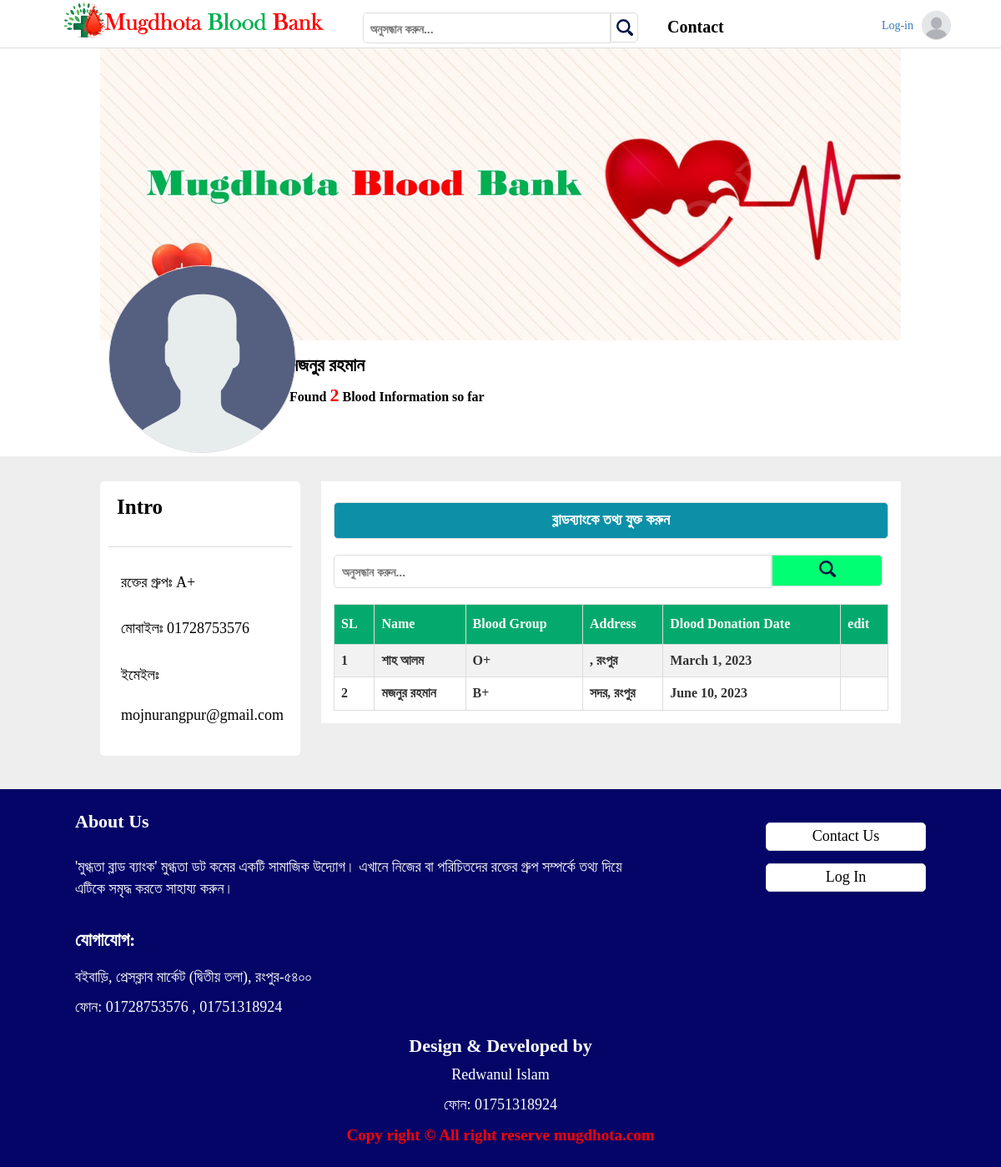
Screenshot of /profile/mojnurrahman/ with the database file from the repository.
### base/models.py (models this page shows, shortened)
class User(AbstractUser):
    username = models.CharField(max_length=200, null=True, blank=False)
    name = models.CharField(max_length=200, null=True)
    email = models.EmailField(unique=True, blank=False)
    bio = models.TextField(blank=True, null=True)
    phone_regex = RegexValidator(regex=r'^\+?1?\d{11}$', message="Phone number must be entered in the format: '01234567899'. Up to 11 digits allowed.")
    phone = models.CharField(validators=[phone_regex], max_length=11, blank=False)
    bloodgroups = models.ForeignKey(Blood, on_delete=models.SET_NULL, blank=True, null=True)
    joined = models.DateTimeField(auto_now_add=True)
    avatar = models.ImageField(upload_to='profile_images', null=True, default="avatar.svg")
    USERNAME_FIELD = 'email'
    REQUIRED_FIELDS = []

class Blood(models.Model):
    name = models.CharField(max_length=100, blank=True, null=True)
    image = models.ImageField(upload_to='bloods_imgs', null=True)
    def __str__(self):
        return self.name

class Donner(models.Model):
    id = models.UUIDField(primary_key=True, default=uuid.uuid4, unique=True, editable=False)
    author = models.ForeignKey(User, on_delete=models.SET_NULL, null=True, blank=True)
    name = models.CharField(max_length=100, blank=False)
    bloodgroups = models.ForeignKey(Blood, on_delete=models.SET_NULL, blank=False, null=True)
    division = models.ForeignKey(Division, on_delete=models.SET_NULL, blank=False, null=True)
    location = models.ForeignKey(Location, on_delete=models.SET_NULL, blank=False, null=True)
    city = models.CharField(max_length=50, blank=True, default='')
    donation_date = models.DateField(null=True, blank=True)
    phone_regex = RegexValidator(regex=r'^\+?1?\d{11}$', message="Phone number must be entered in the format: '01234567899'. Up to 11 digits allowed.")
    phone = models.CharField(validators=[phone_regex], max_length=11, blank=False, unique=True)
    updated = models.DateTimeField(auto_now=True)
    status_choice = (
        ('রক্তদাতার তথ্য Mugdhota Blood Bank কর্তৃক যাচাইকৃত', 'রক্তদাতার তথ্য Mugdhota Blood Bank কর্তৃক যাচাইকৃত'),
        ('যাচাইকৃত নয়', 'যাচাইকৃত নয়'),
    )
    status = models.CharField(max_length=100, choices=status_choice, default = 'যাচাইকৃত নয়', blank=True)

class Location(models.Model):
    name = models.CharField(max_length=100, blank=True)
    division = models.ForeignKey(Division, on_delete=models.SET_NULL, null=True)
    def __str__(self):
        return self.name

### base/views.py (the view)
# urls.py: path('profile/<str:username>/', views.Profile, name="profile"),
def Profile(request, username):
    q = request.GET.get('q') if request.GET.get('q') != None else ''
    try:
        user_object = User.objects.get(username=username)
        upost = user_object.donner_set.all()
        userpost = user_object.donner_set.filter(
            Q(name__icontains=q) |
            Q(phone__icontains=q)
        )
        countpost = upost.count()
    except User.DoesNotExist:
        return HttpResponse("Something went wrong.")
    context = {'user_object':user_object, 'userpost':userpost, 'countpost':countpost}
    return render(request, "profile.html", context)

### templates/profile.html (shortened to what this page needs)
{% extends 'main.html' %}
{% load static %}
{% block content %}
	<div class="container_full" style="background-color:#fff;padding-top:4%">
		<div class="container profile_bg">
			<div id="Section" class="col-lg-12 col-md-12 col-xs-12 no_pad">
				<div class="cover_img" style="width: 100%;">
					<img style="max-height:400px" src="{% static 'img/blood-bank-cover-img.jpg' %}" alt="Cover Photo" />
				</div>
				<div class="user_info">
					<div class="user_profile_pic">
						<img src="{{ user_object.avatar.url }}" alt="" />
					</div>
					<div class="user_profile_info">
						<div class="pro_page_user_name">
							<h2>{{user_object.name}}</h2>
						</div>
						<div style="width:99%;display:inline-block">
							<h2 class="cnt_info" style="font-size:16px;margin:0"> Found <span style="color:red;font-size:22px">{{ countpost }}</span> Blood Information so far </h2>
						</div>
					</div>
				</div>
			</div>
		</div>
	</div>
	<div class="container_full container_ddd_bg" style="padding-top: 30px;padding-bottom: 40px;">
		<div class="container profile_bg">
			<div id="Section" class="col-lg-12 col-md-12 col-xs-12 no_pad">
				<div id="profile_page_left">
					<div class="pro_bio_sections">
						<h2>Intro</h2>
						<div class="profile_bio">
							<div class="col-lg-12 col-md-12 col-xs-12" style="border-bottom: 1px solid #ddd; margin-bottom: 20px">
								<p style="padding:10px 0;text-align:center">{{user_object.bio}}</p>
							</div>
							<div class="col-lg-12 col-md-12 col-xs-12">
								<p style="padding: 10px 0; font-size: 18px;" for="about">রক্তের গ্রুপঃ {{user_object.bloodgroups}}</p>
							</div>
							<div class="col-lg-12 col-md-12 col-xs-12">
								<p style="padding: 10px 0; font-size: 18px;" for="about">মোবাইলঃ {{user_object.phone}}</p>
							</div>
							<div class="col-lg-12 col-md-12 col-xs-12">
								<p style="padding: 10px 0; font-size: 18px;" for="about">ইমেইলঃ</p>
								<p style="padding: 2px 0; font-size: 18px;">{{user_object.email}}</p>
							</div>
						</div>
						<div class="edit_bio_button">
						</div>
					</div>
				</div>
				<div id="profile_page_middle">
					<div class="profile_user_cnt">
						<div class="user_post">
							<div class="single_post">
							    <div class="blood_upload info_not_find" style="margin-top:10px">
        							<a style="width:100%;margin:0 0 19px 0 !important" href="{% url 'blood-info-add' %}">ব্লাডব্যাংকে তথ্য যুক্ত করুন</a>
        						</div>
								<form class="uup_search" method="GET" action="" style="display: inline-block; width: 100%; margin-bottom: 10px;">
                                    <label style="width:79%;float:left">
                                        <input style="width: 100%; padding: 9px; border-radius: 5px 0 0 5px; border: 1px solid #ddd;" name="q" placeholder="অনুসন্ধান করুন..." />
                                    </label>
                                    <label style="width:20%;float:left;margin:0">
                                        <button type="submit" style="width: 100%; padding: 6px; border: 1px solid #ddd; border-radius: 0 5px 5px 0; background: #00ff72; color: #fff;">
                                        </button>
                                    </label>
                                </form>
                                {% if userpost %}
								<table class="auto-index desk">
                                    <tr>
                                        <th>SL</th>
                                        <th>Name</th>
                                        <th>Blood Group</th>
                                        <th>Address</th>
                                        <th>Dlood Donation Date</th>
                                        <th>edit</th>
                                    </tr>
                                    {% for post in userpost reversed %}
                                    <tr>
                                        <td></td>
                                        <td>{{ post.name }}</td>
                                        <td>{{ post.bloodgroups }}</td>
                                        <td>{{ post.city }}, {{ post.location }}</td>
                                        <td>{{ post.donation_date }}</td>
                                        <td>
                                        </td>
                                    </tr>
                                    {% endfor %}
                                </table>
                                {% else %}
                                <div class="blood_upload info_not_find" style="margin-top:20px">
        							<p class="text-center p-2 mb-0 text-danger bg-white">কোন তথ্য পাওয়া যায়নি</p>
        							<a href="{% url 'blood-info-add' %}">অনুগ্রহ করে তথ্য যুক্ত করুন</a>
        						</div>
                                {% endif %}
							</div>
						</div>
					</div>
				</div>
			</div>
		</div>
	</div>
{% endblock content %}

### static/style.css (style rules this page uses)
* { margin:0;padding:0 }
a { text-decoration:none;font-family: kalpurush; }
td, th { font-family: kalpurush;font-size:16px;font-weight:bold;margin-right: 10px;width:auto;padding: 5px 10px; }
p { font-family: kalpurush; }
h2 { font-size:17px;margin:10px 0 7px 0;padding:0;color:black;font-weight:bold;font-family: kalpurush;line-height:1.3 }
.no_pad { padding:0 !important;margin:0 !important }
img { width: 100%; }
input, button, select, textarea { width:100%;padding: 3px;background: #fff;border: 1px solid #ddd;border-radius: 5px; }
body { background: #eee;counter-reset: Serial; }
.auto-index td:first-child:before { counter-increment: Serial; content: counter(Serial); }
table { border-collapse: separate; }
.auto-index { font-family: Arial, Helvetica, sans-serif; border-collapse: collapse; width: 100%; }
.auto-index td, .auto-index th { border: 1px solid #ddd; padding: 8px; }
.auto-index tr:nth-child(even) { background-color: #f2f2f2; }
.auto-index th { padding-top: 12px; padding-bottom: 12px; text-align: left; background-color: #04AA6D; color: white; }
.container_full { width:100%;padding:0 }
.container { width:90%;padding:0 }
.info_not_find a { margin: 15px 20% !important; font-size: 18px !important; padding: 8px !important; }
.blood_upload a { text-align: center; display: block; padding: 10px; margin: 20px 0; margin-top: 0px; border: 1px solid #ddd; background: #0c90a7; border-radius: 5px; font-size: 20px; font-weight: bold; color: #fff; transition: .2s easy-in-out; }
.profile_bg { width: 80%; }
label { width: 100%; }
.cover_img { display: block; }
.cover_img { width: 100%; height: auto; overflow: hidden; }
.cover_img img { width: 100%; height: auto; }
.user_info { width: 100%; display: inline-block; margin-top: -90px; margin-left: 10px; }
.user_profile_pic { width: 20%; float: left; position: relative; }
.user_profile_pic img { width: 225px; height: 225px; border-radius: 100%; border: 1px solid #ddd; }
.user_profile_info { width: 80%; float: left; padding: 10% 25px 10px 25px; }
.pro_page_user_name { width: 70%; float: left; }
.pro_page_user_name h2 { font-size: 22px; }
#profile_page_left { width: 25%; float: left; position: sticky; top: 80px; }
.pro_bio_sections { display: block; padding: 0 10px; background: #fff; border-radius: 5px; }
.profile_bio { display: inline-block; width: 100%; }
.pro_bio_sections h2 { margin: 0; padding: 15px 0 0px 10px; font-size: 25px; font-weight: bold; }
.pro_bio_sections p { padding: 5px; color: black; }
.edit_bio_button { text-align: center; padding: 10px; }
#profile_page_middle { width: 75%; float: left; }
.profile_user_cnt { padding: 15px; margin-left:25px; background: #fff; }

### rows the page displays
User: avatar (placeholder picture), name "মজনুর রহমান", bloodgroups "A+", phone "01728753576", email "mojnurangpur@gmail.com"
Donner: name "শাহ আলম", bloodgroups "O+", location "রংপুর", donation_date "March 1, 2023"
Donner: name "মজনুর রহমান", bloodgroups "B+", city "সদর", location "রংপুর", donation_date "June 10, 2023"

### other values shown
{{ countpost }} "2"
